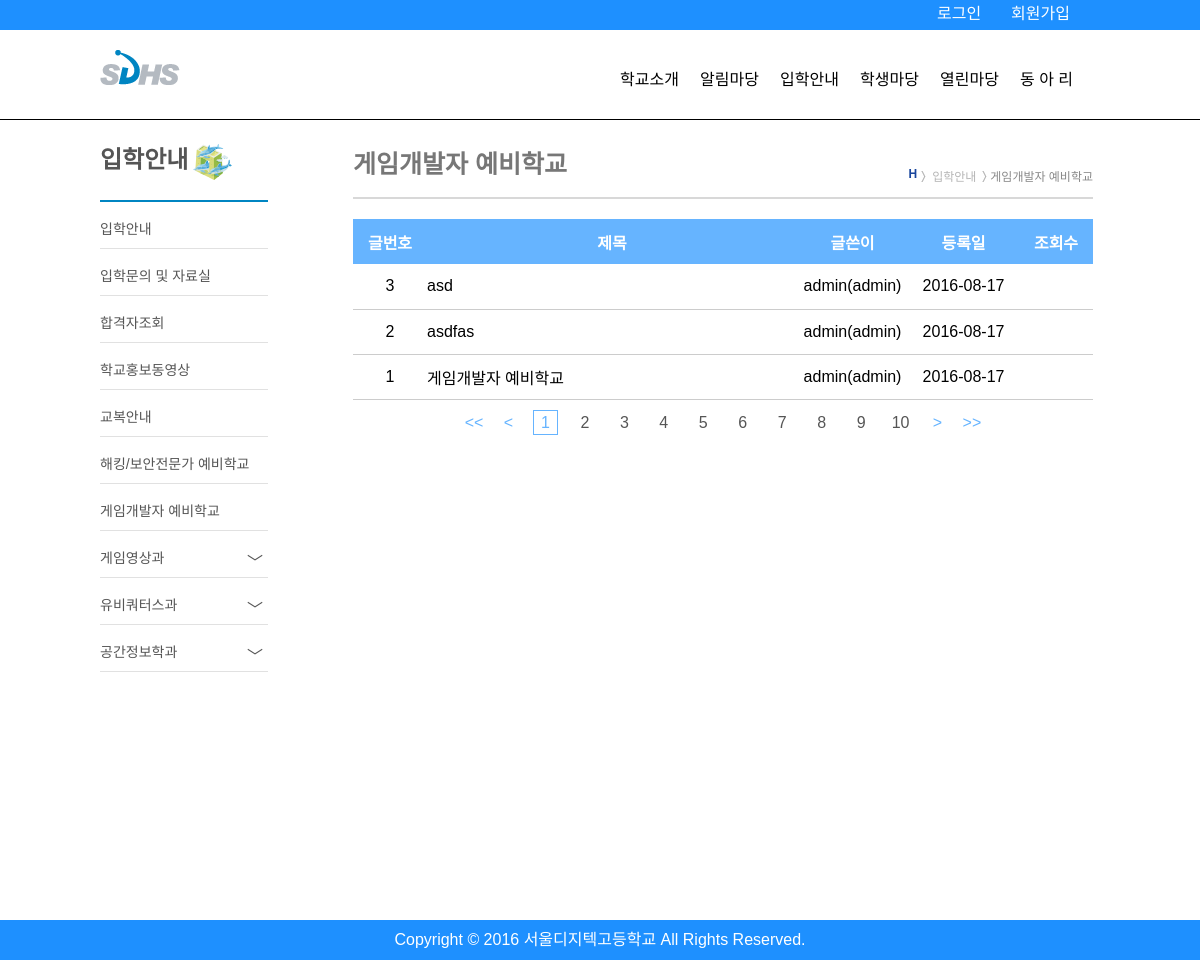
The app's page /guide/game_development_board.php with its own data.
### tables this page shows
CREATE TABLE IF NOT EXISTS `game_developement` (
  `idx` int(11) NOT NULL AUTO_INCREMENT,
  `id` varchar(100) NOT NULL,
  `name` varchar(100) NOT NULL,
  `title` varchar(120) NOT NULL,
  `content` varchar(300) NOT NULL,
  `date` date NOT NULL,
  PRIMARY KEY (`idx`)
);

### guide/game_development_board.php (the view, shortened to what this page needs)
<!doctype html>
<html lang="kr">
 <head>
  <link rel="stylesheet" type="text/css" href="../css/boardlist.css" />
  <link rel="stylesheet" type="text/css" href="../css/style.css" />
  <link rel="stylesheet" type="text/css" href="../css/common.css" />
 </head>
 <body>
  <?php
	require_once("./config.php");
	$sql = "select idx,id,name,title,date from game_developement order by idx desc";
	$result = $pdo-> query($sql);
	$rows = $result -> fetchall();
	?>
 <header>
 <?php
	include('../header.php');
 ?>
 </header>
 <main>
	<?php
		include("./lnb.php");
	?>
	<div class="content">
		<div class="sub-title-area">
		<ul>
			<li>H</li>
			<li>입학안내</li>
			<li>게임개발자 예비학교</li>
		</ul>
		<h4 class="content_title">게임개발자 예비학교</h4>
		</div>
		<table class="board_list">
			<colgroup>
				<col style="width: 10%;">
				<col style="width: 50%;">
				<col style="width: 15%;">
				<col style="width: 15%;">
				<col style="width: 10%;">
			</colgroup>
			<thead>
				<tr>
					<th class="bidx">글번호</th>
					<th class="btitle">제목</th>
					<th class="bwriter">글쓴이</th>
					<th class="bdate">등록일</th>
					<th class="bcount">조회수</th>
				</tr>
			</thead>
			<tbody>
			<?php
				foreach($rows as $row){
			?>
				<tr>
					<td class="bidx"><?=$row['idx']?></td>
					<?php
					if($_SESSION['id']==true){
					?>
					<td class="btitle"><a href="./sh_game_d.php?idx=<?=$row['idx']?>"><?=$row['title']?></td>
					<?php
					}else{
					?>
					<td class="btitle"><a href="javascript:window.alert('\n로그인 후 이용해주세요 \n')"><?=$row['title']?></td>
					<?php
					}
					?>
					<td class="bwriter"><?=$row['name']?>(<?=$row['id']?>)</td>
					<td class="bdate"><?=$row['date']?></td>
					<td class="bcount"></td>
				</tr>
			<?php
			}
			?>
			</tbody>
		</table>
		<ul class="blinks">
			<li class="first"><a href="#">&lt;&lt;</a></li>
			<li class="prev"><a href="#">&lt;</a></li>
			<li class="current"><a href="#">1</a></li>
			<li><a href="#">2</a></li>
			<li><a href="#">3</a></li>
			<li><a href="#">4</a></li>
			<li><a href="#">5</a></li>
			<li><a href="#">6</a></li>
			<li><a href="#">7</a></li>
			<li><a href="#">8</a></li>
			<li><a href="#">9</a></li>
			<li><a href="#">10</a></li>
			<li class="next"><a href="#">&gt;</a></li>
			<li class="last"><a href="#">&gt;&gt;</a></li>
		</ul>
	</main>
	<?php
		include("../footer.php");
	?>
 </body>
</html>

### css/boardlist.css (style rules this page uses)
.board_list { width: 100%; margin:20px 0 10px; border-collapse: collapse; }
.board_list thead { background: #66b4ff; color: #fff; }
.board_list tbody { font-weight: normal; }
.board_list tr { height: 45px; }
.board_list tbody tr { border-bottom: 1px #ccc solid; }
.board_list tbody tr .bidx { text-align: center; }
.board_list tbody tr .btitle { text-align: left; }
.board_list tbody tr .bwriter { text-align: center; }
.board_list tbody tr .bdate { text-align: center; }
.board_list tbody tr .bcount { text-align: center; }
.blinks { width: auto; margin: 0 auto 20px; text-align: center;clear:both }
.blinks::after { display: block; content:''; clear: both; }
.blinks li { display: inline-block; width: 25px; height: 25px; text-align: center; line-height: 25px; margin:0 5px; }
.blinks li.current { color: #66b4ff; border: 1px #66b4ff solid; line-height: 23px; }
.blinks li.current a { color: #66b4ff; }
.blinks li.next, .blinks li.prev, .blinks li.last, .blinks li.first { color: #66b4ff; width: 20px; }
.blinks li a { display: inline-block; width: 100%; height: 100%; }

### css/style.css (style rules this page uses)
main { width: 1000px; }
.content { width:740px;float:left;margin-top: 20px; margin-left: 85px }
.content_title { border-bottom:2px solid #d8d8d8;padding:14px 0 17px 0;font-size:25px;margin-top:-10px;color:#777 }
.sub-title-area ul { float:right;font-size: 12px;margin-top: 37px }
.sub-title-area { margin-bottom: 10px; }
.sub-title-area li { float:left; background: url(/img/sub-title-direction.jpg) no-repeat; background-position: 0 4px; }
.sub-title-area ul>li:first-child { color: #19469d; font-weight: bold; padding: 0 4px; background: none; }
.sub-title-area ul>li:nth-child(2) { color: #b5b5b5; padding-left: 11px; padding-right: 6px }
.sub-title-area ul>li:last-child { color: #888; padding-left: 8px }

### css/common.css (style rules this page uses)
body { font-family: 'Noto Sans Korean', sans-serif; }
* { margin: 0; padding: 0; color:inherit; position: relative; box-sizing:border-box; }
main { margin:0 auto; overflow: hidden; display: block; min-height: 100vh; }
main::after, .content::after { content:''; display: block; clear: both; }
header { width: 100%; height: 120px; border-bottom:1px solid black; background-color: white; z-index: 1000; }

### records on screen
game_developement: idx "3", title "asd", name "admin", id "admin", date "2016-08-17"
game_developement: idx "2", title "asdfas", name "admin", id "admin", date "2016-08-17"
game_developement: idx "1", title "게임개발자 예비학교", name "admin", id "admin", date "2016-08-17"
